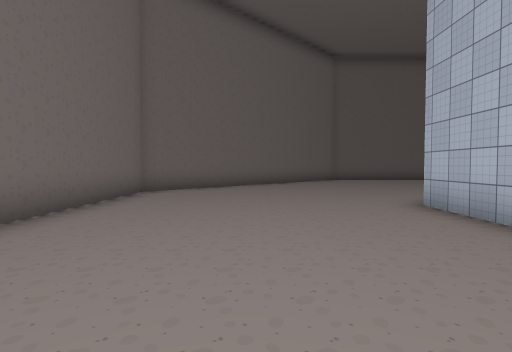
view 1 (above)

19 first-person views from a walk through a 3-D level made in the Unity game engine. The camera is 1.5 m above the floor, tilts 2° down and sees 80° across. The floor is counted in squares, 2 m on a side. Each view is taken from the middle of a square. On the plan, view 1 faces up. The plan holds only what a view shows up to about 10 squares ahead; the rest is blank. The place goes on beyond the plan. The player character is not drawn. Some animated figures are left out. Some surface patterns are stand-ins.

view 2
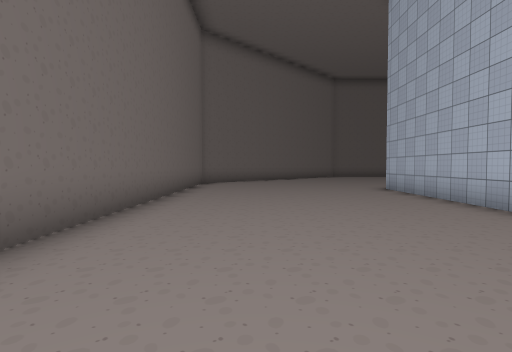

view 3
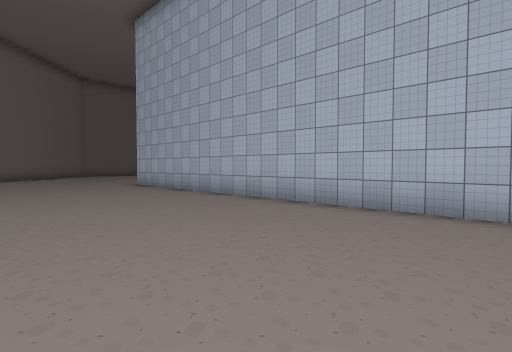

view 4
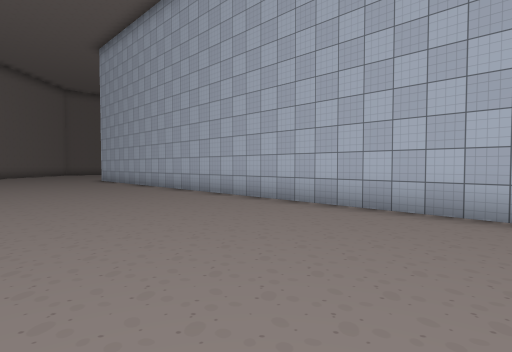

view 5
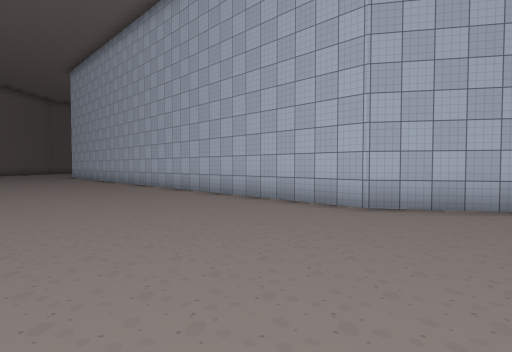

view 6
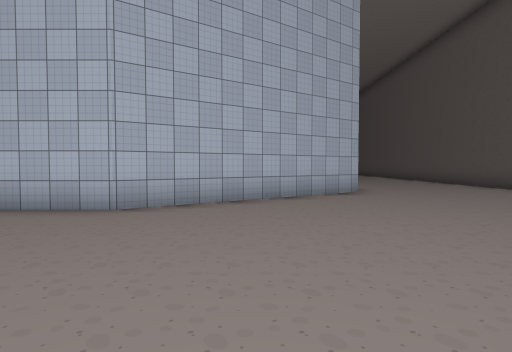

view 7
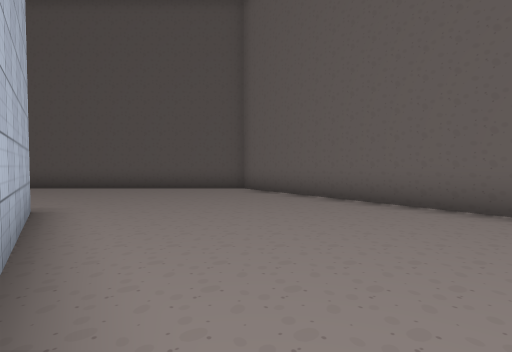

view 8
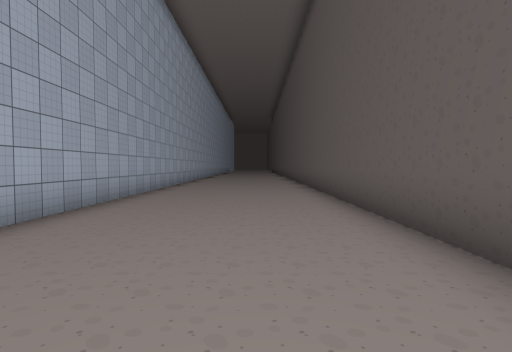

view 9
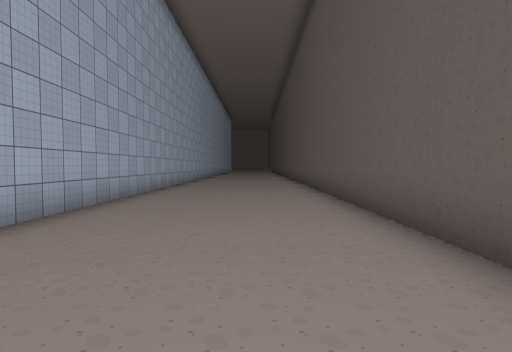

view 10
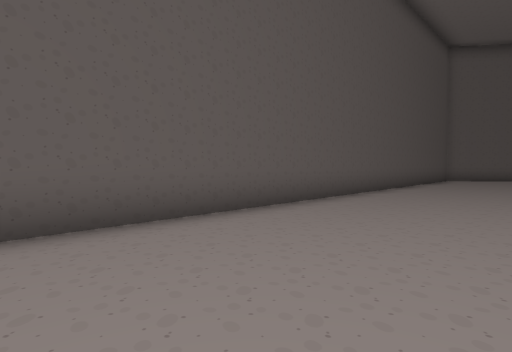

view 11
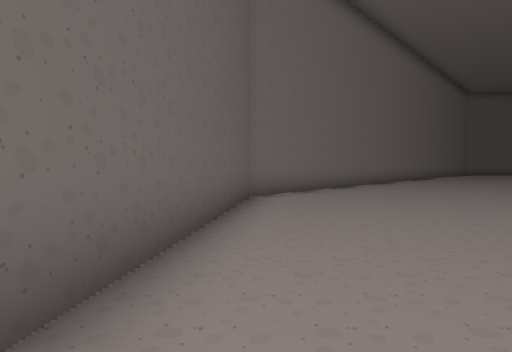

view 12
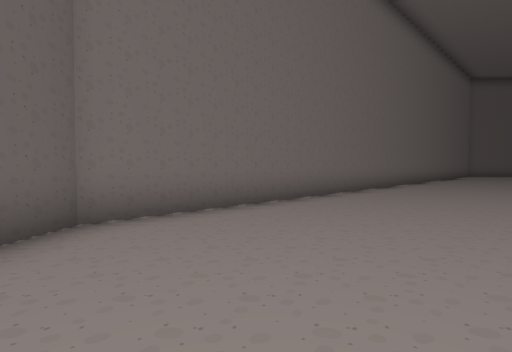

view 13
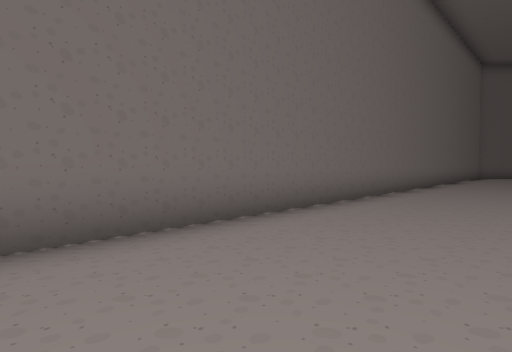

view 14
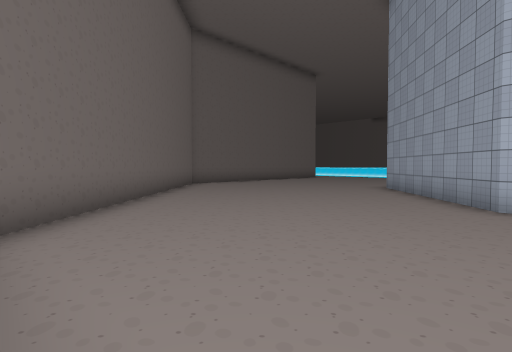

view 15
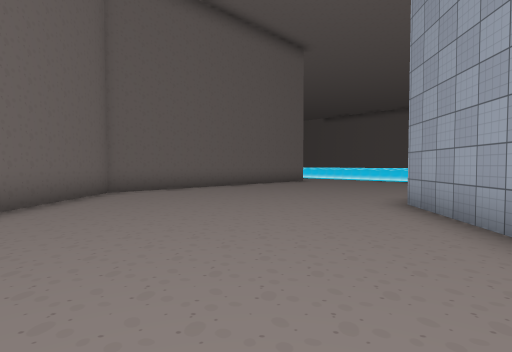

view 16
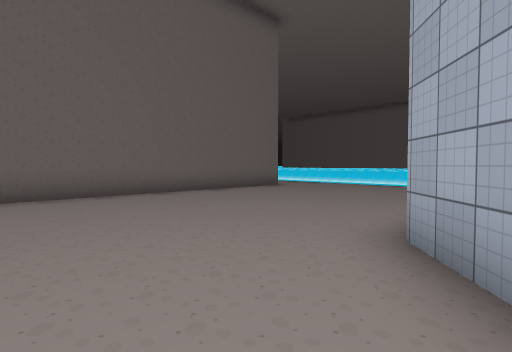

view 17
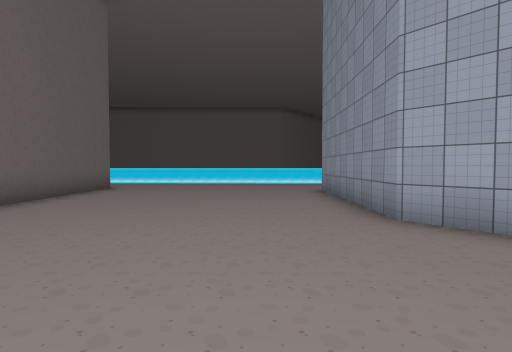

view 18
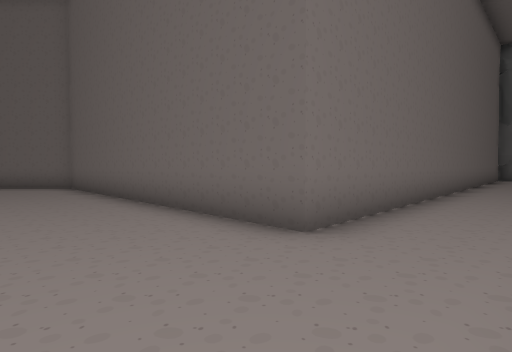

view 19
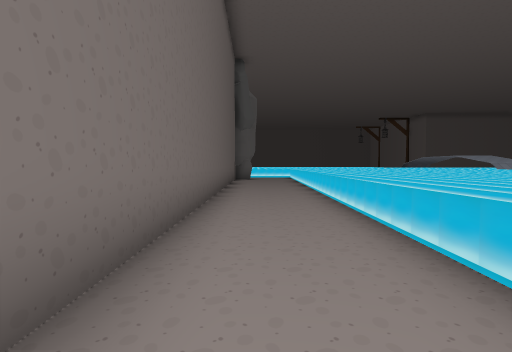

### Floor plan
Key: @ floor where view 1 was taken; # wall or solid block; . main floor; : floor 1 m higher than the main floor.
Columns run from 4 left of view 1 to 20 right of it. Each row starts with its distance up from view 1.
 23                  #..:::::
 22                  #..:::::
 21                  #..::::
 20                  #..:::
 19                  #..:::
 18                  #..::
 17                  #..:
 16        ###########..
 15       ##............
 14      ##.............
 13     ##..............
 12    ##..............
 11   ##...............
 10  ##...............
  9 ##.........######.
  8 #.........##
  7 #........##
  6 #.......##
  5 #......##
  4 #......#
  3 #......#
  2 #......#
  1 #......#
  0 #...@..#
 -1 #......#
 -2 #......#
 -3 #......#
 -4 #......#
 -5 #......#
 -6 #......#
 -7 #......#
 -8 #......#
 -9 #......#
-10 #......#
-11 #......#
-12 #......##
-13 #.......#
-14 ##......##
-15  #.......##
-16  ##.......#
-17   ##......##
-18    ##......##############
-19     #....................
-20     ##...................
-21      ##..................
-22       #..................
-23        ##################

Where each view was taken, in squares from view 1:
view 1: 0 up, 0 right, facing up
view 2: 4 down, 1 left, facing up
view 3: 6 down, 2 left, facing up-right
view 4: 10 down, 2 left, facing up-right
view 5: 15 down, 2 left, facing up-right
view 6: 15 down, 2 left, facing right
view 7: 13 down, 3 right, facing down
view 8: 21 down, 5 right, facing right
view 9: 21 down, 10 right, facing right
view 10: 19 down, 20 right, facing down-left
view 11: 19 down, 2 right, facing up-left
view 12: 15 down, 1 right, facing up-left
view 13: 12 down, 0 right, facing up-left
view 14: 5 up, 3 left, facing up-right
view 15: 7 up, 1 right, facing up-right
view 16: 8 up, 4 right, facing up-right
view 17: 11 up, 3 right, facing right
view 18: 13 up, 15 right, facing up-left
view 19: 15 up, 14 right, facing up
